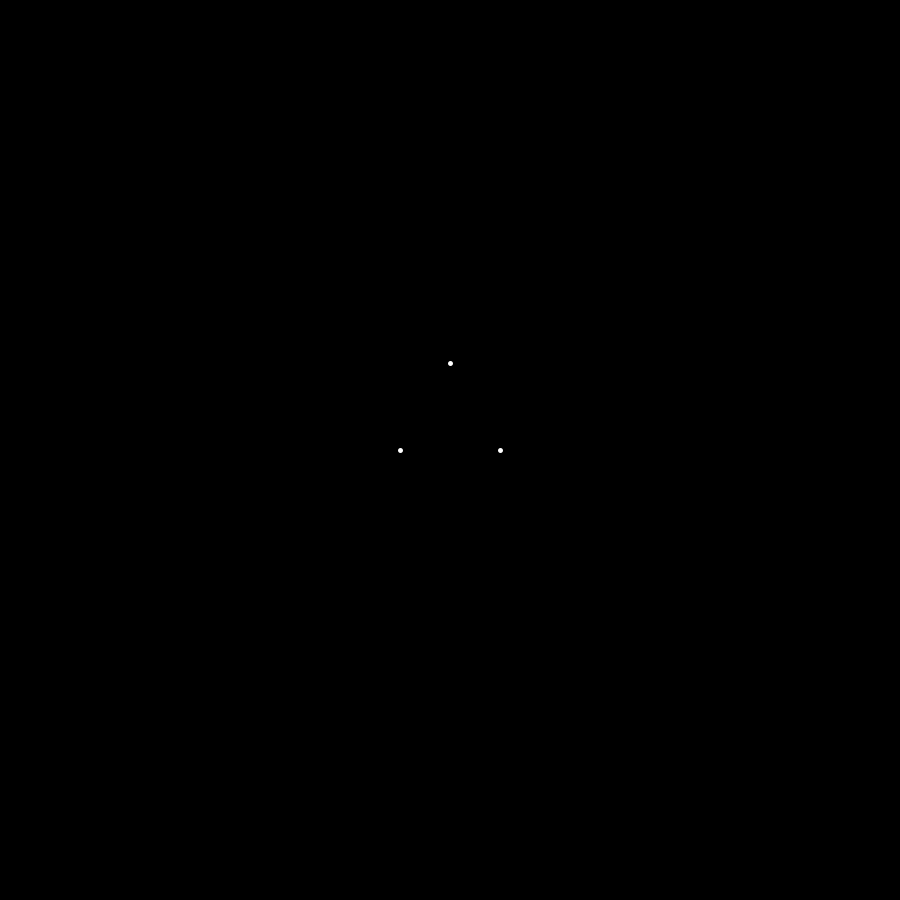
Frame 1 (no input)
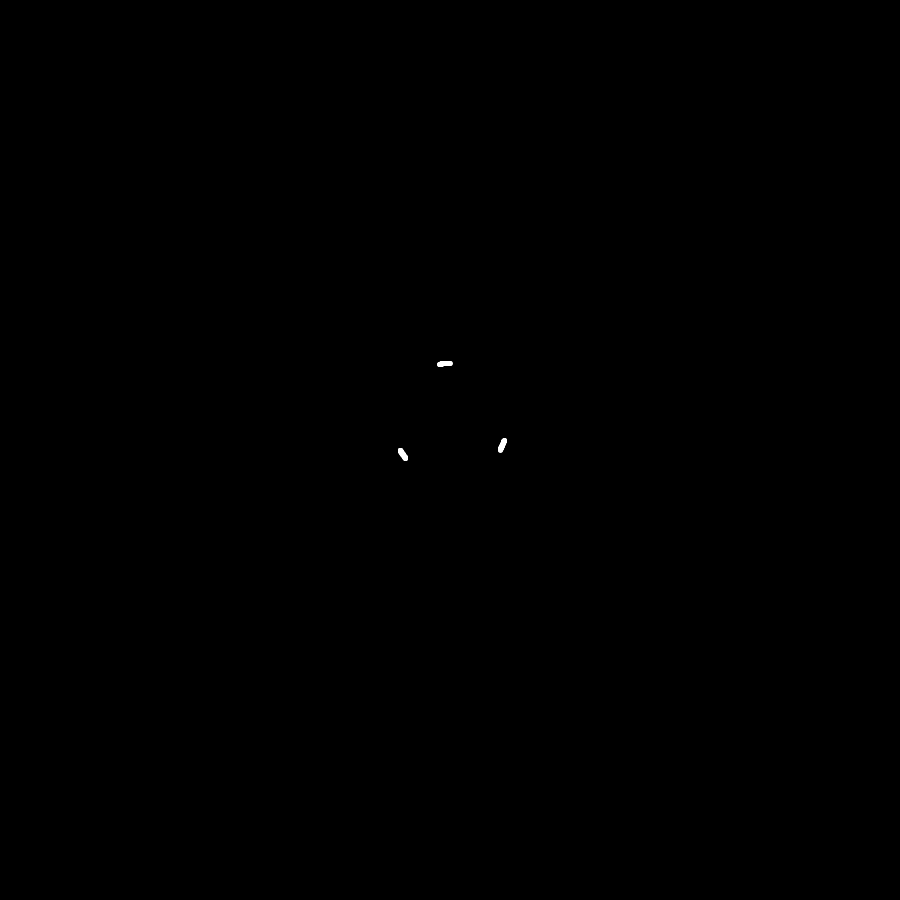
Frame 60 (the mouse pressed at the canvas centre just before this capture)
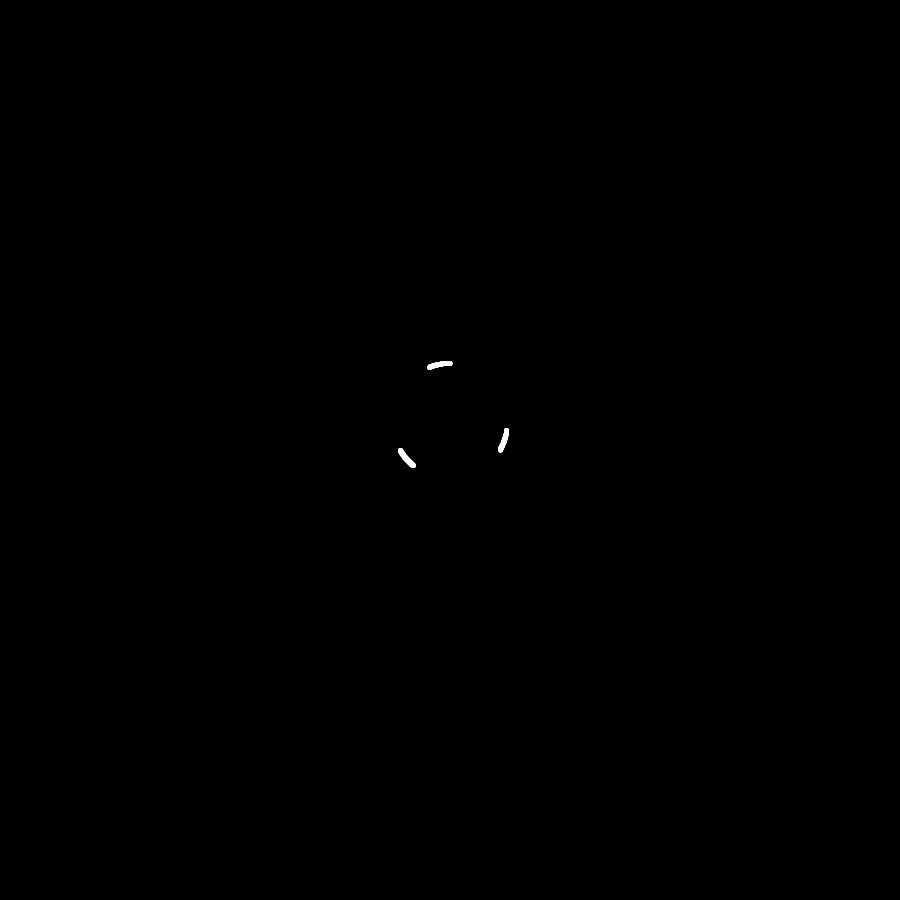
Frame 120 (the mouse held since frame 60 and released just before this capture)

The Processing sketch that drew these frames (run headless with seeded random() and noise(); from frame 60 on, the mouse is pressed at the canvas centre):

// Processing sketch: ThreeBody
// ── ThreeBody.pde
int n = 3;
float[] x  = new float[n];
float[] y  = new float[n];
float[] vx = new float[n];
float[] vy = new float[n];
float[] ax = new float[n];
float[] ay = new float[n];
float[] m  = new float[n];
float[] e  = new float[n];
float dt = 0.005;

void setup() {
  size(900, 900);
  x[0]  = -1;        x[1]  = 1;       x[2]  = 0;
  y[0]  = 0;         y[1]  = 0;       y[2]  = 1.732;
  vx[0] = 1*0.35;         vx[1] = 1*0.35;       vx[2] = -2*0.35;
  vy[0] = -1.732*0.35;    vy[1] = 1.732*0.35;   vy[2] = 0;
  m[0]  = 1;          m[1] = 1;       m[2]  = 1;
  e[0]  = 1;          e[1] = 1;       e[2]  = 1;
  background(0);
}

void draw() {
  translate(width / 2, height / 2);
  scale(50);
  fill(255); stroke(255);
  strokeWeight(0.1);
  point(x[0], -y[0]);
  point(x[1], -y[1]);
  point(x[2], -y[2]);
  for (int i = 0; i < n; ++i) {
    ax[i] = 0; ay[i] = 0;
    for (int j = 0; j < n; ++j) {
      if (i != j) {
        ax[i] = ax[i] + e[j] * e[i] * (x[j] - x[i]) * pow((x[j] - x[i]) * (x[j] - x[i]) + (y[j] - y[i]) * (y[j] - y[i]), -1.5) / m[i];
        ay[i] = ay[i] + e[j] * e[i] * (y[j] - y[i]) * pow((x[j] - x[i]) * (x[j] - x[i]) + (y[j] - y[i]) * (y[j] - y[i]), -1.5) / m[i];
      }
    }
    x[i] = x[i] + vx[i] * dt + 0.5 * ax[i] * dt * dt;
    y[i] = y[i] + vy[i] * dt + 0.5 * ay[i] * dt * dt;
    vx[i] = vx[i] + ax[i] * dt;
    vy[i] = vy[i] + ay[i] * dt;
  }
}
